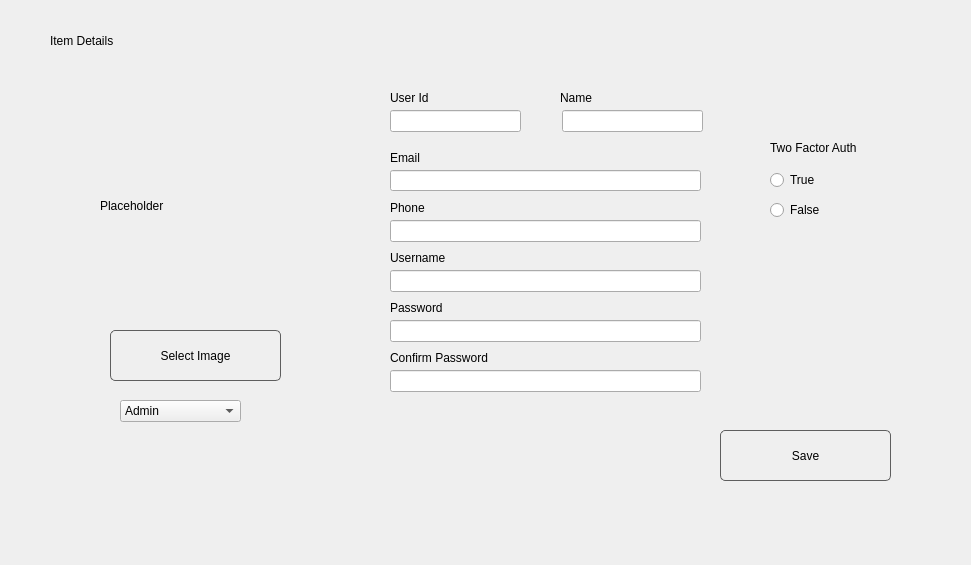
<?xml version="1.0" encoding="UTF-8"?>
<ui version="4.0">
 <class>account_popup</class>
 <widget class="QWidget" name="account_popup">
  <property name="geometry">
   <rect>
    <x>0</x>
    <y>0</y>
    <width>971</width>
    <height>565</height>
   </rect>
  </property>
  <property name="windowTitle">
   <string>Form</string>
  </property>
  <property name="styleSheet">
   <string notr="true">QWidget#custom_modal {
	background-color: #FFFFFF;
	border: 4px solid rgba(29,33,41,1);
	border-radius: 2px;
}

QPushButton {
	border-radius:5px;
	border: 1px solid #5E5E5E;
	padding: 5px 5px;
}</string>
  </property>
  <widget class="QPushButton" name="pb_close">
   <property name="geometry">
    <rect>
     <x>930</x>
     <y>10</y>
     <width>30</width>
     <height>30</height>
    </rect>
   </property>
   <property name="styleSheet">
    <string notr="true">QPushButton {
	background: #00000000;
	border: none;
}</string>
   </property>
   <property name="text">
    <string/>
   </property>
   <property name="icon">
    <iconset>
     <normaloff>../src/frontend/__image/peso-sign.svg</normaloff>../src/frontend/__image/peso-sign.svg</iconset>
   </property>
   <property name="iconSize">
    <size>
     <width>30</width>
     <height>30</height>
    </size>
   </property>
  </widget>
  <widget class="QLabel" name="lb_userImg">
   <property name="geometry">
    <rect>
     <x>100</x>
     <y>100</y>
     <width>211</width>
     <height>211</height>
    </rect>
   </property>
   <property name="text">
    <string>Placeholder</string>
   </property>
   <property name="scaledContents">
    <bool>true</bool>
   </property>
  </widget>
  <widget class="QPushButton" name="pb_img">
   <property name="geometry">
    <rect>
     <x>110</x>
     <y>330</y>
     <width>171</width>
     <height>51</height>
    </rect>
   </property>
   <property name="text">
    <string>Select Image</string>
   </property>
  </widget>
  <widget class="QLineEdit" name="le_username">
   <property name="geometry">
    <rect>
     <x>390</x>
     <y>270</y>
     <width>311</width>
     <height>22</height>
    </rect>
   </property>
  </widget>
  <widget class="QLabel" name="lb_1">
   <property name="geometry">
    <rect>
     <x>390</x>
     <y>250</y>
     <width>71</width>
     <height>16</height>
    </rect>
   </property>
   <property name="text">
    <string>Username</string>
   </property>
  </widget>
  <widget class="QLineEdit" name="le_email">
   <property name="geometry">
    <rect>
     <x>390</x>
     <y>170</y>
     <width>311</width>
     <height>21</height>
    </rect>
   </property>
  </widget>
  <widget class="QLabel" name="lb_3">
   <property name="geometry">
    <rect>
     <x>390</x>
     <y>150</y>
     <width>61</width>
     <height>16</height>
    </rect>
   </property>
   <property name="text">
    <string>Email</string>
   </property>
  </widget>
  <widget class="QLabel" name="lb_4">
   <property name="geometry">
    <rect>
     <x>560</x>
     <y>90</y>
     <width>81</width>
     <height>16</height>
    </rect>
   </property>
   <property name="text">
    <string>Name</string>
   </property>
  </widget>
  <widget class="QLineEdit" name="le_name">
   <property name="geometry">
    <rect>
     <x>562</x>
     <y>110</y>
     <width>141</width>
     <height>22</height>
    </rect>
   </property>
   <property name="text">
    <string/>
   </property>
  </widget>
  <widget class="QLineEdit" name="le_userId">
   <property name="geometry">
    <rect>
     <x>390</x>
     <y>110</y>
     <width>131</width>
     <height>22</height>
    </rect>
   </property>
   <property name="text">
    <string/>
   </property>
  </widget>
  <widget class="QLabel" name="lb_2">
   <property name="geometry">
    <rect>
     <x>390</x>
     <y>90</y>
     <width>61</width>
     <height>16</height>
    </rect>
   </property>
   <property name="text">
    <string>User Id</string>
   </property>
  </widget>
  <widget class="QLabel" name="lb_action">
   <property name="geometry">
    <rect>
     <x>50</x>
     <y>30</y>
     <width>71</width>
     <height>21</height>
    </rect>
   </property>
   <property name="text">
    <string>Item Details</string>
   </property>
  </widget>
  <widget class="QPushButton" name="pb_save">
   <property name="geometry">
    <rect>
     <x>720</x>
     <y>430</y>
     <width>171</width>
     <height>51</height>
    </rect>
   </property>
   <property name="text">
    <string>Save</string>
   </property>
  </widget>
  <widget class="QLineEdit" name="le_password">
   <property name="geometry">
    <rect>
     <x>390</x>
     <y>320</y>
     <width>311</width>
     <height>22</height>
    </rect>
   </property>
  </widget>
  <widget class="QLabel" name="lb_5">
   <property name="geometry">
    <rect>
     <x>390</x>
     <y>300</y>
     <width>71</width>
     <height>16</height>
    </rect>
   </property>
   <property name="text">
    <string>Password</string>
   </property>
  </widget>
  <widget class="QLineEdit" name="le_confirmPw">
   <property name="geometry">
    <rect>
     <x>390</x>
     <y>370</y>
     <width>311</width>
     <height>22</height>
    </rect>
   </property>
  </widget>
  <widget class="QLabel" name="lb_6">
   <property name="geometry">
    <rect>
     <x>390</x>
     <y>350</y>
     <width>101</width>
     <height>16</height>
    </rect>
   </property>
   <property name="text">
    <string>Confirm Password</string>
   </property>
  </widget>
  <widget class="QLineEdit" name="le_phone">
   <property name="geometry">
    <rect>
     <x>390</x>
     <y>220</y>
     <width>311</width>
     <height>22</height>
    </rect>
   </property>
  </widget>
  <widget class="QLabel" name="lb_7">
   <property name="geometry">
    <rect>
     <x>390</x>
     <y>200</y>
     <width>71</width>
     <height>16</height>
    </rect>
   </property>
   <property name="text">
    <string>Phone</string>
   </property>
  </widget>
  <widget class="QRadioButton" name="rb_true">
   <property name="geometry">
    <rect>
     <x>770</x>
     <y>170</y>
     <width>89</width>
     <height>20</height>
    </rect>
   </property>
   <property name="text">
    <string>True</string>
   </property>
   <attribute name="buttonGroup">
    <string notr="true">rb_bg</string>
   </attribute>
  </widget>
  <widget class="QRadioButton" name="rb_false">
   <property name="geometry">
    <rect>
     <x>770</x>
     <y>200</y>
     <width>89</width>
     <height>20</height>
    </rect>
   </property>
   <property name="text">
    <string>False</string>
   </property>
   <attribute name="buttonGroup">
    <string notr="true">rb_bg</string>
   </attribute>
  </widget>
  <widget class="QLabel" name="lb_2fa">
   <property name="geometry">
    <rect>
     <x>770</x>
     <y>140</y>
     <width>91</width>
     <height>16</height>
    </rect>
   </property>
   <property name="text">
    <string>Two Factor Auth</string>
   </property>
  </widget>
  <widget class="QComboBox" name="cb_role">
   <property name="geometry">
    <rect>
     <x>120</x>
     <y>400</y>
     <width>121</width>
     <height>22</height>
    </rect>
   </property>
   <item>
    <property name="text">
     <string>Admin</string>
    </property>
   </item>
   <item>
    <property name="text">
     <string>Cashier</string>
    </property>
   </item>
  </widget>
 </widget>
 <resources/>
 <connections/>
 <buttongroups>
  <buttongroup name="rb_bg"/>
 </buttongroups>
</ui>
